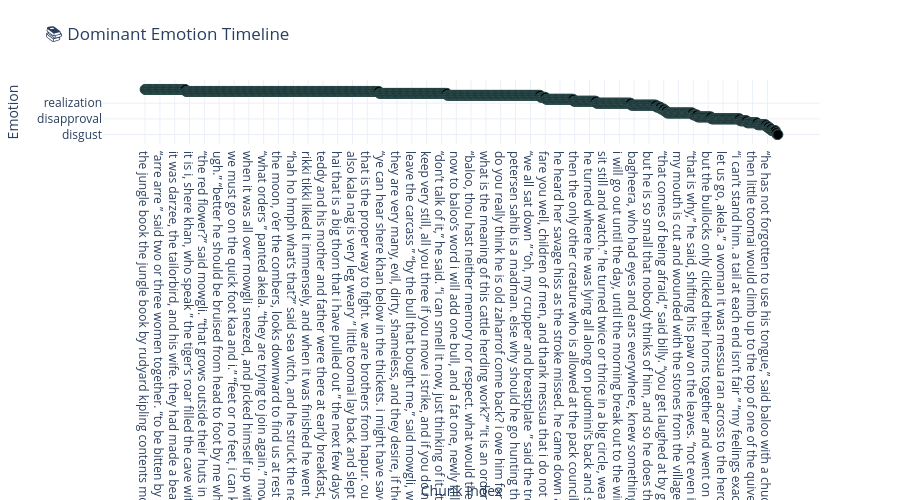

Notebook code cell kept with this figure:
### Code cell
# Plot
fig = px.scatter(
    df,
    x="chunk",
    y="effective_emotion",
    color="effective_emotion",
    hover_data={
        "chunk": True,
        "effective_emotion": True,
        "Predicted_Emotion": True,
        "Top_3_Emotions": True
    },
    labels={"chunk": "Chunk Index", "effective_emotion": "Emotion"},
    title="📚 Dominant Emotion Timeline",
    height=500
)

# Fancy touches
fig.update_traces(marker=dict(size=10, line=dict(width=1, color="DarkSlateGrey")))
fig.update_layout(template="plotly_white", showlegend=False)
fig.show()
